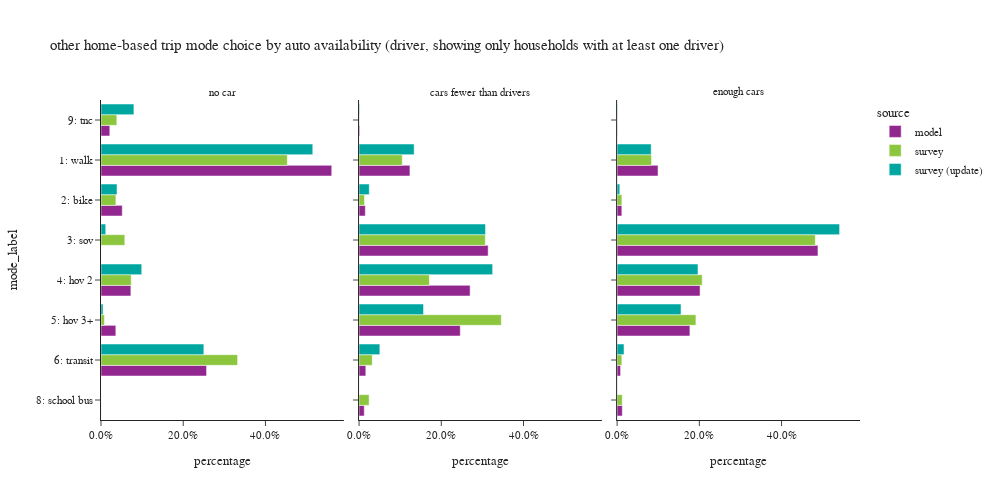

Notebook cell for this chart:
### Code cell
plot_mode_choice(hb_trip.loc[hb_trip['auto_available_driver'] != "no dirver"], "auto_available_driver",
                 {"auto_available_driver": ["no car", "cars fewer than drivers", "enough cars"],
                  "mode_label":["1: walk","2: bike","3: sov","4: hov 2","5: hov 3+","6: transit",
                                   "8: school bus","9: other–survey only"]},
                 "auto availability (driver, showing only households with at least one driver)", 3, 500, 1000)

### Figure 1 — Plotly figure (JSON) as saved in the notebook; plotly's stock layout.template omitted (floating-point values rounded to 4 significant figures)
{"data": [{"alignmentgroup": "True", "customdata": [[319636], [29440], [41379], [20564], [146219], [67], [12185]], "hovertemplate": "source=model<br>auto_available_driver=no car<br>percentage=%{x}<br>mode_label=%{y}<br>sample count=%{customdata[0]}<extra></extra>", "legendgroup": "model", "marker": {"color": "#91268F", "pattern": {"shape": ""}}, "name": "model", "offsetgroup": "model", "orientation": "h", "showlegend": true, "textposition": "auto", "type": "bar", "x": [0.5613, 0.0517, 0.07266, 0.03611, 0.2568, 0.0001176, 0.0214], "xaxis": "x", "y": ["1: walk", "2: bike", "4: hov 2", "5: hov 3+", "6: transit", "8: school bus", "9: tnc"], "yaxis": "y"}, {"alignmentgroup": "True", "customdata": [[413256], [50598], [1048683], [902115], [822225], [54817], [42265], [5689]], "hovertemplate": "source=model<br>auto_available_driver=cars fewer than drivers<br>percentage=%{x}<br>mode_label=%{y}<br>sample count=%{customdata[0]}<extra></extra>", "legendgroup": "model", "marker": {"color": "#91268F", "pattern": {"shape": ""}}, "name": "model", "offsetgroup": "model", "orientation": "h", "showlegend": false, "textposition": "auto", "type": "bar", "x": [0.1237, 0.01515, 0.314, 0.2701, 0.2462, 0.01641, 0.01266, 0.001703], "xaxis": "x2", "y": ["1: walk", "2: bike", "3: sov", "4: hov 2", "5: hov 3+", "6: transit", "8: school bus", "9: tnc"], "yaxis": "y2"}, {"alignmentgroup": "True", "customdata": [[747250], [86141], [3668619], [1515330], [1329784], [63347], [94705], [4627]], "hovertemplate": "source=model<br>auto_available_driver=enough cars<br>percentage=%{x}<br>mode_label=%{y}<br>sample count=%{customdata[0]}<extra></extra>", "legendgroup": "model", "marker": {"color": "#91268F", "pattern": {"shape": ""}}, "name": "model", "offsetgroup": "model", "orientation": "h", "showlegend": false, "textposition": "auto", "type": "bar", "x": [0.0995, 0.01147, 0.4885, 0.2018, 0.1771, 0.008435, 0.01261, 0.0006161], "xaxis": "x3", "y": ["1: walk", "2: bike", "3: sov", "4: hov 2", "5: hov 3+", "6: transit", "8: school bus", "9: tnc"], "yaxis": "y3"}, {"alignmentgroup": "True", "customdata": [[795], [104], [37], [60], [36], [341], [2], [32]], "hovertemplate": "source=survey<br>auto_available_driver=no car<br>percentage=%{x}<br>mode_label=%{y}<br>sample count=%{customdata[0]}<extra></extra>", "legendgroup": "survey", "marker": {"color": "#8CC63E", "pattern": {"shape": ""}}, "name": "survey", "offsetgroup": "survey", "orientation": "h", "showlegend": true, "textposition": "auto", "type": "bar", "x": [0.4531, 0.03621, 0.05793, 0.07357, 0.008258, 0.3322, 0.0002174, 0.03852], "xaxis": "x", "y": ["1: walk", "2: bike", "3: sov", "4: hov 2", "5: hov 3+", "6: transit", "8: school bus", "9: tnc"], "yaxis": "y"}, {"alignmentgroup": "True", "customdata": [[837], [159], [1033], [831], [601], [162], [41], [6]], "hovertemplate": "source=survey<br>auto_available_driver=cars fewer than drivers<br>percentage=%{x}<br>mode_label=%{y}<br>sample count=%{customdata[0]}<extra></extra>", "legendgroup": "survey", "marker": {"color": "#8CC63E", "pattern": {"shape": ""}}, "name": "survey", "offsetgroup": "survey", "orientation": "h", "showlegend": false, "textposition": "auto", "type": "bar", "x": [0.1051, 0.01325, 0.3071, 0.1709, 0.346, 0.03207, 0.02446, 0.001071], "xaxis": "x2", "y": ["1: walk", "2: bike", "3: sov", "4: hov 2", "5: hov 3+", "6: transit", "8: school bus", "9: tnc"], "yaxis": "y2"}, {"alignmentgroup": "True", "customdata": [[1295], [194], [4552], [1820], [985], [174], [85], [13]], "hovertemplate": "source=survey<br>auto_available_driver=enough cars<br>percentage=%{x}<br>mode_label=%{y}<br>sample count=%{customdata[0]}<extra></extra>", "legendgroup": "survey", "marker": {"color": "#8CC63E", "pattern": {"shape": ""}}, "name": "survey", "offsetgroup": "survey", "orientation": "h", "showlegend": false, "textposition": "auto", "type": "bar", "x": [0.08365, 0.01153, 0.482, 0.2069, 0.1917, 0.01147, 0.01249, 0.0002696], "xaxis": "x3", "y": ["1: walk", "2: bike", "3: sov", "4: hov 2", "5: hov 3+", "6: transit", "8: school bus", "9: tnc"], "yaxis": "y3"}, {"alignmentgroup": "True", "customdata": [[859], [109], [44], [73], [37], [346], [37]], "hovertemplate": "source=survey (update)<br>auto_available_driver=no car<br>percentage=%{x}<br>mode_label=%{y}<br>sample count=%{customdata[0]}<extra></extra>", "legendgroup": "survey (update)", "marker": {"color": "#00A7A0", "pattern": {"shape": ""}}, "name": "survey (update)", "offsetgroup": "survey (update)", "orientation": "h", "showlegend": true, "textposition": "auto", "type": "bar", "x": [0.5152, 0.03896, 0.01153, 0.09907, 0.005053, 0.2502, 0.08006], "xaxis": "x", "y": ["1: walk", "2: bike", "3: sov", "4: hov 2", "5: hov 3+", "6: transit", "9: tnc"], "yaxis": "y"}, {"alignmentgroup": "True", "customdata": [[907], [162], [1129], [925], [650], [173], [9]], "hovertemplate": "source=survey (update)<br>auto_available_driver=cars fewer than drivers<br>percentage=%{x}<br>mode_label=%{y}<br>sample count=%{customdata[0]}<extra></extra>", "legendgroup": "survey (update)", "marker": {"color": "#00A7A0", "pattern": {"shape": ""}}, "name": "survey (update)", "offsetgroup": "survey (update)", "orientation": "h", "showlegend": false, "textposition": "auto", "type": "bar", "x": [0.134, 0.02488, 0.3076, 0.3249, 0.1568, 0.05053, 0.001238], "xaxis": "x2", "y": ["1: walk", "2: bike", "3: sov", "4: hov 2", "5: hov 3+", "6: transit", "9: tnc"], "yaxis": "y2"}, {"alignmentgroup": "True", "customdata": [[1324], [157], [4693], [1859], [997], [168], [14]], "hovertemplate": "source=survey (update)<br>auto_available_driver=enough cars<br>percentage=%{x}<br>mode_label=%{y}<br>sample count=%{customdata[0]}<extra></extra>", "legendgroup": "survey (update)", "marker": {"color": "#00A7A0", "pattern": {"shape": ""}}, "name": "survey (update)", "offsetgroup": "survey (update)", "orientation": "h", "showlegend": false, "textposition": "auto", "type": "bar", "x": [0.08282, 0.006515, 0.5412, 0.1967, 0.1555, 0.01676, 0.0005998], "xaxis": "x3", "y": ["1: walk", "2: bike", "3: sov", "4: hov 2", "5: hov 3+", "6: transit", "9: tnc"], "yaxis": "y3"}], "layout": {"annotations": [{"font": {}, "showarrow": false, "text": "no car", "x": 0.16, "xanchor": "center", "xref": "paper", "y": 1.0, "yanchor": "bottom", "yref": "paper"}, {"font": {}, "showarrow": false, "text": "cars fewer than drivers", "x": 0.5, "xanchor": "center", "xref": "paper", "y": 1.0, "yanchor": "bottom", "yref": "paper"}, {"font": {}, "showarrow": false, "text": "enough cars", "x": 0.84, "xanchor": "center", "xref": "paper", "y": 1.0, "yanchor": "bottom", "yref": "paper"}], "barmode": "group", "height": 500, "legend": {"title": {"text": "source"}, "tracegroupgap": 0}, "title": {"text": "other home-based trip mode choice by auto availability (driver, showing only households with at least one driver)"}, "width": 1000, "xaxis": {"anchor": "y", "domain": [0.0, 0.32], "tickformat": ".1%", "title": {"text": "percentage"}}, "xaxis2": {"anchor": "y2", "domain": [0.34, 0.66], "matches": "x", "tickformat": ".1%", "title": {"text": "percentage"}}, "xaxis3": {"anchor": "y3", "domain": [0.68, 1.0], "matches": "x", "tickformat": ".1%", "title": {"text": "percentage"}}, "yaxis": {"anchor": "x", "categoryarray": ["9: other–survey only", "8: school bus", "6: transit", "5: hov 3+", "4: hov 2", "3: sov", "2: bike", "1: walk"], "categoryorder": "array", "domain": [0.0, 1.0], "title": {"text": "mode_label"}}, "yaxis2": {"anchor": "x2", "domain": [0.0, 1.0], "matches": "y", "showticklabels": false}, "yaxis3": {"anchor": "x3", "domain": [0.0, 1.0], "matches": "y", "showticklabels": false}}}
